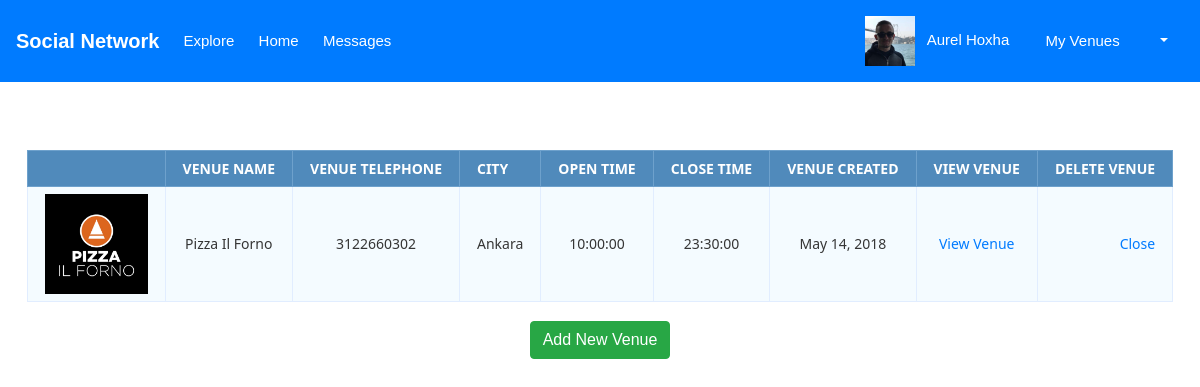
Screenshot of /my_venues.php (signed in) with the database file from the repository.
### tables this page shows
CREATE TABLE `user_table` (
  `username` varchar(100) NOT NULL,
  `user_firstName` varchar(50) NOT NULL,
  `user_lastName` varchar(50) NOT NULL,
  `user_email` varchar(100) DEFAULT NULL,
  `user_password` varchar(30) NOT NULL,
  `user_birthdate` date NOT NULL,
  `user_pic` varchar(255) DEFAULT NULL,
  `user_gender` char(1) NOT NULL,
  `user_cityID` int(11) NOT NULL,
  `user_profileType` int(11) NOT NULL,
  `user_created` date NOT NULL,
  `user_isActive` int(11) NOT NULL,
  `user_lastlogin` time NOT NULL
);

CREATE TABLE `venue` (
  `venueID` int(11) NOT NULL,
  `venueName` varchar(40) NOT NULL,
  `venueDesc` varchar(150) DEFAULT NULL,
  `venueTel` char(10) DEFAULT NULL,
  `street_number` int(11) DEFAULT NULL,
  `street_name` varchar(40) DEFAULT NULL,
  `cityID` int(11) NOT NULL,
  `venueCreated` date NOT NULL,
  `venueModified` date NOT NULL,
  `venueStatus` int(11) NOT NULL,
  `venueOpenTime` time DEFAULT NULL,
  `venueCloseTime` time DEFAULT NULL,
  `venuePic` varchar(255) DEFAULT NULL,
  `managerName` varchar(100) DEFAULT NULL
);

CREATE TABLE `city` (
  `cityID` int(11) NOT NULL,
  `cityName` varchar(40) NOT NULL,
  `cityStatus` int(11) NOT NULL,
  `countryID` int(11) NOT NULL
);

### src/navigation_info.php (called while the page is built, shortened)
<?php
require_once 'config.php';
$username = $_SESSION['username'];
$sql = "SELECT user_profileType, user_firstName, user_lastName, username, user_email, user_cityID, user_pic
		FROM user_table
		WHERE username = '$username'";
$query = mysqli_query($db, $sql);
$row = mysqli_fetch_array($query);
$accountType = $row['user_profileType'];
$userFirstName = $row['user_firstName'];
$userLastName = $row['user_lastName'];
$userFullName = $userFirstName." ".$userLastName;
$userPic = $row['user_pic'];
?>

### src/my_venues.php (the view, shortened to what this page needs)
<?php
  require_once 'navigation_info.php';
  $username = $_SESSION['username'];
  $sql = "SELECT venueID, venueName, venueDesc, venueTel, cityID, venuePic, venueOpenTime, venueCloseTime, venueCreated
          FROM venue
          WHERE managerName = '$username'";
  $venueResult = mysqli_query($db, $sql);
?>
<!DOCTYPE html>
<html lang="en">
<head>
    <link rel="stylesheet" href="https://stackpath.bootstrapcdn.com/bootstrap/4.1.1/css/bootstrap.min.css">
    <link rel="stylesheet" href="style.css">
</head>
<body>
  <?php
        include_once "navigation.php";
  ?>
    <div class="row">&nbsp;</div>
    <div class="row">&nbsp;</div>
    <div class="row">&nbsp;</div>
  <div>
	<table class="data-table">
		<thead>
			<tr>
        <th></th>
				<th>Venue Name</th>
				<th>Venue Telephone</th>
				<th>City</th>
				<th>Open Time</th>
        <th>Close Time </th>
        <th>Venue Created </th>
        <th>View Venue </th>
        <th>Delete Venue </th>
			</tr>
		</thead>
		<tbody>
		<?php $no 	= 1;
		while ($row = mysqli_fetch_array($venueResult))
		{
      echo "<tr>";
      echo "<td> <img src=\"".$row['venuePic']."\" height = 100></td>";
      echo "<td>".$row['venueName']."</td>";
      echo "<td>".$row['venueTel']."</td>";
      $idOFCity = $row['cityID'];
      $sql1 = "SELECT cityName
              FROM city
              WHERE cityID = '$idOFCity'";
      $query = mysqli_query($db, $sql1);
      $row1 = mysqli_fetch_array($query);
      echo "<td>".$row1['cityName']."</td>";
      echo "<td>".$row['venueOpenTime']."</td>";
      echo "<td>".$row['venueCloseTime']."</td>";
      echo "<td>".date('F d, Y', strtotime($row['venueCreated']))."</td>";
      echo "<td><a href=venue.php?venueID=".$row['venueID'].">View Venue</a></td>";
      echo "<td><a href=close_venue.php?venueID=".$row['venueID'].">Close</a></td>";
		}
    ?>
		</tbody>
	</table>
</div>
  <div class = "logFoot" >
  <p><a href="add_venue.php" class="btn btn-success">Add New Venue </a></p>
  </div>
</body>
</html>

### src/navigation.php (shortened to what this page needs)
<nav class="navbar navbar-expand-lg navbar-light bg-primary">
  <a class="navbar-brand" href="#" style="color: white;"><b>Social Network</b></a>
  <div class="collapse navbar-collapse" id="navbarTogglerDemo02">
    <ul class="navbar-nav mr-auto mt-2 mt-lg-0">
      <li class="nav-item" >
        <a style="color: white;" class="nav-link active" href="#">Explore &nbsp;</a>
      </li>
      <li class="nav-item">
        <a style="color: white;" class="nav-link" href="redirect.php">Home &nbsp;</a>
      </li>
      <li class="nav-item">
        <a style="color: white;" class="nav-link" href="#">Messages &nbsp;</a>
      </li>
    </ul>
    <form class="form-inline my-2 my-lg-0">
      <div class="nav-item">
        <?php
          echo "<a style=\"color: white;\" class=\"nav-link\" href=\"profile.php?profileName=$username\">";
          $images = glob("$userPic");
          if (count($images) > 0) {
            $img = $images[0];
            echo '<img src="'.$img.'" height = "50">'."&nbsp;&nbsp;";
          }
          else{
            $img = glob("$nophoto")[0];
            echo '<img src="'.$img.'" height = "50">'."&nbsp;&nbsp;";
          }
        ?>
          <?php echo htmlspecialchars($userFullName); ?>&nbsp;
        </a>
      </div>
      <?php
        if($accountType == 1)
        {
          echo '<div class="nav-item">';
          echo '<a style="color: white;" class="nav-link" href="my_venues.php">My Venues &nbsp;</a>';
          echo '</div>';
        }
      ?>
      <div class="nav-item dropdown">
        <a style="color: white;" class="nav-link dropdown-toggle" data-toggle="dropdown" role="button" aria-haspopup="true" aria-expanded="true"></a>
      </div>
    </form>
  </div>
</nav>

### src/style.css (style rules this page uses)
body { font-size: 15px; color: #343d44; font-family: "segoe-ui", "open-sans", tahoma, arial; padding: 0; margin: 0; }
table { margin: auto; font-family: "Lucida Sans Unicode", "Lucida Grande", "Segoe Ui"; font-size: 12px; }
table td { transition: all .5s; text-align: center; }
.data-table { border-collapse: collapse; font-size: 14px; min-width: 537px; }
.data-table th, .data-table td { border: 1px solid #e1edff; padding: 7px 17px; }
.data-table thead th { background-color: #508abb; color: #FFFFFF; border-color: #6ea1cc !important; text-transform: uppercase; }
.data-table tbody td { color: #353535; }
.data-table tbody td:first-child, .data-table tbody td:nth-child(4), .data-table tbody td:last-child { text-align: right; }
.data-table tbody tr:nth-child(odd) td { background-color: #f4fbff; }
.logFoot { font: 14 px sans-serif; text-align: center; padding: 20px; }

### rows the page displays
user_table: user_pic (picture), userFullName "Aurel Hoxha"
venue: venuePic (picture), venueName "Pizza Il Forno", venueTel "3122660302", cityID.cityName "Ankara", venueOpenTime "10:00:00", venueCloseTime "23:30:00", venueCreated "May 14, 2018"
